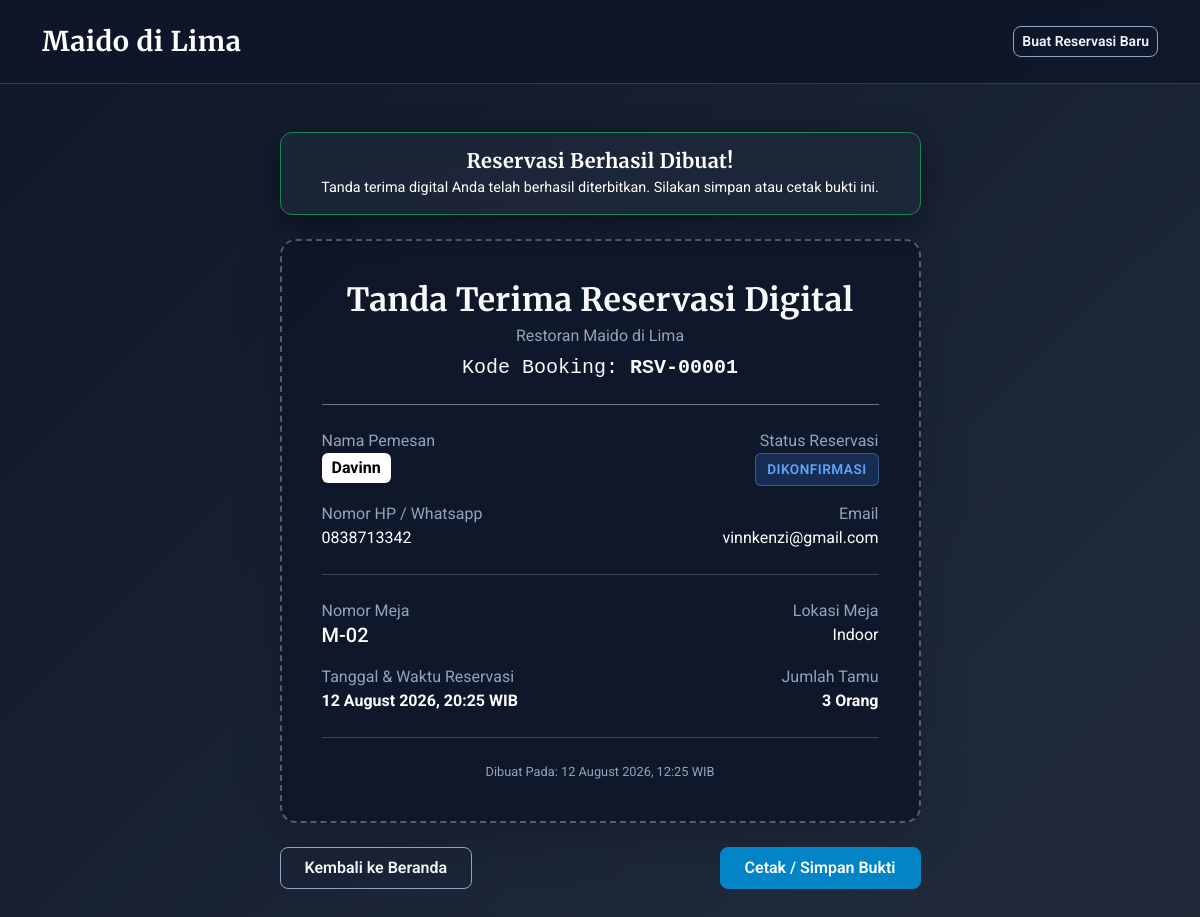
The page /konfirmasi.php?id=1 on the database its author committed.
### tables this page shows
CREATE TABLE `reservasi` (
  `id_reservasi` int(11) NOT NULL,
  `nama_pemesan` varchar(100) NOT NULL,
  `no_hp` varchar(20) NOT NULL,
  `email` varchar(100) DEFAULT NULL,
  `id_meja` int(11) NOT NULL,
  `waktu_reservasi` datetime NOT NULL,
  `jumlah_tamu` int(11) NOT NULL,
  `status_booking` enum('Pending','Dikonfirmasi','Selesai','Batal') DEFAULT 'Pending',
  `created_at` timestamp NOT NULL DEFAULT current_timestamp()
);

CREATE TABLE `meja` (
  `id_meja` int(11) NOT NULL,
  `nomor_meja` varchar(10) NOT NULL,
  `kapasitas` int(11) NOT NULL,
  `lokasi` varchar(50) DEFAULT 'Indoor',
  `status` enum('Tersedia','Terisi','Maintenance') DEFAULT 'Tersedia'
);

### konfirmasi.php (the view, shortened to what this page needs)
<?php
require_once __DIR__ . '/config/kuis_db.php';
$idReservasi = isset($_GET['id']) ? filter_var($_GET['id'], FILTER_VALIDATE_INT) : 0;
$stmt = $pdo->prepare("
    SELECT r.*, m.nomor_meja, m.lokasi, m.kapasitas
    FROM reservasi r
    JOIN meja m ON r.id_meja = m.id_meja
    WHERE r.id_reservasi = :id
");
$stmt->execute([':id' => $idReservasi]);
$data = $stmt->fetch();
$kodeBooking = 'RSV-' . str_pad($data['id_reservasi'], 5, '0', STR_PAD_LEFT);
$waktuFormatted = date('d F Y, H:i', strtotime($data['waktu_reservasi'])) . ' WIB';
$createdAtFormatted = date('d F Y, H:i', strtotime($data['created_at'])) . ' WIB';
$statusClass = 'badge-pending';
if ($data['status_booking'] === 'Dikonfirmasi') {
    $statusClass = 'badge-dikonfirmasi';
} elseif ($data['status_booking'] === 'Selesai') {
    $statusClass = 'badge-selesai';
} elseif ($data['status_booking'] === 'Batal') {
    $statusClass = 'badge-batal';
}
?>
<!DOCTYPE html>
<html lang="id">
<head>
    <link href="https://cdn.jsdelivr.net/npm/bootstrap@5.3.2/dist/css/bootstrap.min.css" rel="stylesheet">
    <link href="assets/css/style.css" rel="stylesheet">
</head>
<body>
    <nav class="navbar navbar-expand-lg navbar-custom no-print py-3">
        <div class="container">
            <a class="navbar-brand" href="index.php">Maido di Lima</a>
            <div class="ms-auto">
                <a href="index.php" class="btn btn-outline-custom btn-sm">Buat Reservasi Baru</a>
            </div>
        </div>
    </nav>
    <div class="container py-5">
        <div class="row justify-content-center">
            <div class="col-lg-7">
                <div class="alert alert-success glass-card border-success text-white mb-4 no-print text-center"
                    role="alert">
                    <h2 class="h5 mb-1 fw-bold">Reservasi Berhasil Dibuat!</h2>
                    <p class="mb-0" style="font-size: 0.9rem;">
                        Tanda terima digital Anda telah berhasil diterbitkan. Silakan simpan atau cetak bukti ini.
                    </p>
                </div>
                <div class="receipt-container shadow-lg">
                    <div class="text-center border-bottom border-secondary pb-4 mb-4">
                        <h1 class="h2 fw-bold mb-1">Tanda Terima Reservasi Digital</h1>
                        <p class="text-muted-custom mb-2">Restoran Maido di Lima</p>
                        <div class="font-monospace text-light h5 mb-0">Kode Booking:
                            <strong><?= htmlspecialchars($kodeBooking) ?></strong>
                        </div>
                    </div>
                    <div class="row g-3" style="font-size: 1rem;">
                        <div class="col-6">
                            <span class="text-muted-custom d-block">Nama Pemesan</span>
                            <span class="customer-name-tag"><?= htmlspecialchars($data['nama_pemesan']) ?></span>
                        </div>
                        <div class="col-6 text-end">
                            <span class="text-muted-custom d-block">Status Reservasi</span>
                            <span class="badge-status <?= $statusClass ?>">
                                <?= htmlspecialchars($data['status_booking']) ?>
                            </span>
                        </div>
                        <div class="col-6">
                            <span class="text-muted-custom d-block">Nomor HP / Whatsapp</span>
                            <span class="text-white"><?= htmlspecialchars($data['no_hp']) ?></span>
                        </div>
                        <div class="col-6 text-end">
                            <span class="text-muted-custom d-block">Email</span>
                            <span
                                class="text-white"><?= !empty($data['email']) ? htmlspecialchars($data['email']) : '-' ?></span>
                        </div>
                        <div class="col-12">
                            <hr class="my-2 border-secondary opacity-50">
                        </div>
                        <div class="col-6">
                            <span class="text-muted-custom d-block">Nomor Meja</span>
                            <strong class="text-white h5 mb-0"><?= htmlspecialchars($data['nomor_meja']) ?></strong>
                        </div>
                        <div class="col-6 text-end">
                            <span class="text-muted-custom d-block">Lokasi Meja</span>
                            <span class="text-white"><?= htmlspecialchars($data['lokasi']) ?></span>
                        </div>
                        <div class="col-6">
                            <span class="text-muted-custom d-block">Tanggal & Waktu Reservasi</span>
                            <strong class="text-white"><?= htmlspecialchars($waktuFormatted) ?></strong>
                        </div>
                        <div class="col-6 text-end">
                            <span class="text-muted-custom d-block">Jumlah Tamu</span>
                            <strong class="text-white"><?= htmlspecialchars($data['jumlah_tamu']) ?> Orang</strong>
                        </div>
                        <div class="col-12">
                            <hr class="my-2 border-secondary opacity-50">
                        </div>
                        <div class="col-12 text-center">
                            <span class="text-muted-custom d-block" style="font-size: 0.8rem;">Dibuat Pada:
                                <?= htmlspecialchars($createdAtFormatted) ?></span>
                        </div>
                    </div>
                </div>
                <div class="d-flex justify-content-between align-items-center mt-4 no-print">
                    <a href="index.php" class="btn btn-outline-custom px-4 py-2">
                        Kembali ke Beranda
                    </a>
                    <button onclick="window.print()" class="btn btn-primary-custom px-4 py-2">
                        Cetak / Simpan Bukti
                    </button>
                </div>
            </div>
        </div>
    </div>
</body>
</html>

### assets/css/style.css (style rules this page uses)
:root { --font-heading: 'Merriweather', Georgia, serif; --font-body: 'Roboto', -apple-system, BlinkMacSystemFont, "Segoe UI", sans-serif; --color-dark-base: #0f172a; --color-accent: #38bdf8; --color-accent-hover: #0284c7; --glass-bg: rgba(15, 23, 42, 0.85); --glass-border: rgba(255, 255, 255, 0.15); --glass-card: rgba(30, 41, 59, 0.8); }
body { margin: 0; padding: 0; min-height: 100vh; font-family: var(--font-body); color: #f8fafc; background: linear-gradient(135deg, #0f172a, #1e293b, #262626, #1e1b4b, #0f172a, #172554); background-size: 400% 400%; animation: multiDirGradient 18s ease infinite; background-attachment: fixed; }
h1, h2, h3, h4, h5, h6, .brand-title, .section-heading, .card-header-title { font-family: var(--font-heading); letter-spacing: 0.3px; color: #ffffff; }
p, span, label, input, select, textarea, button, table, .btn, .nav-link, .badge { font-family: var(--font-body); }
.navbar-custom { background: rgba(15, 23, 42, 0.92); backdrop-filter: blur(12px); -webkit-backdrop-filter: blur(12px); border-bottom: 1px solid var(--glass-border); }
.navbar-custom .navbar-brand { font-family: var(--font-heading); font-size: 1.7rem; font-weight: 700; color: #ffffff; letter-spacing: 0.5px; }
.glass-card { background: var(--glass-card); backdrop-filter: blur(16px); -webkit-backdrop-filter: blur(16px); border: 1px solid var(--glass-border); border-radius: 12px; box-shadow: 0 8px 32px 0 rgba(0, 0, 0, 0.45); color: #f8fafc; }
.btn-primary-custom { background-color: #0284c7; border-color: #0284c7; color: #ffffff; font-weight: 600; border-radius: 8px; padding: 0.6rem 1.5rem; transition: all 0.2s ease; }
.btn-outline-custom { background-color: transparent; border: 1px solid #94a3b8; color: #f1f5f9; font-weight: 600; border-radius: 8px; transition: all 0.2s ease; }
.badge-status { padding: 0.4em 0.8em; font-size: 0.85rem; font-weight: 600; border-radius: 6px; text-transform: uppercase; letter-spacing: 0.5px; display: inline-block; }
.badge-dikonfirmasi { background-color: rgba(59, 130, 246, 0.2); color: #60a5fa; border: 1px solid rgba(96, 165, 250, 0.4); }
.customer-name-tag { color: #000000 !important; background-color: #ffffff !important; padding: 3px 10px; border-radius: 6px; font-weight: 700; display: inline-block; box-shadow: 0 1px 3px rgba(0, 0, 0, 0.2); }
.receipt-container { background: rgba(15, 23, 42, 0.9); border: 2px dashed rgba(255, 255, 255, 0.3); border-radius: 16px; padding: 2.5rem; }
.text-muted-custom { color: #94a3b8 !important; }

### rows shown on the page
reservasi: id_reservasi "RSV-00001", nama_pemesan "Davinn", status_booking "DIKONFIRMASI", no_hp "0838713342", email "vinnkenzi@gmail.com", id_meja.nomor_meja "M-02", id_meja.lokasi "Indoor", waktu_reservasi "12 August 2026, 20:25 WIB", jumlah_tamu "3", created_at "12 August 2026, 12:25 WIB"
